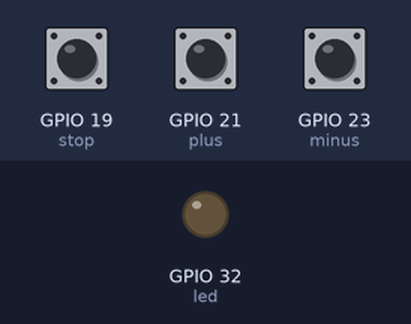
The program below on a simulated ESP32 board running MicroPython. Shown: output pins drawn as LEDs (lit = HIGH). The inputs (shaded band) are chosen by the test bench; at power-on: GPIO 21 (plus) HIGH, GPIO 19 (stop) HIGH, GPIO 23 (minus) HIGH. What the program prints to the serial console is not drawn. At 11.8 s the program stops and its outputs stay as they are.

Above: at 1.2 s.
1.3 s: GPIO 21 (plus) pulled LOW for 0.15 s
At 2.2 s:
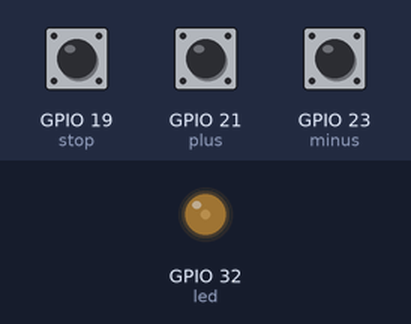
2.9 s: GPIO 21 (plus) pulled LOW for 1 s
At 3.4 s:
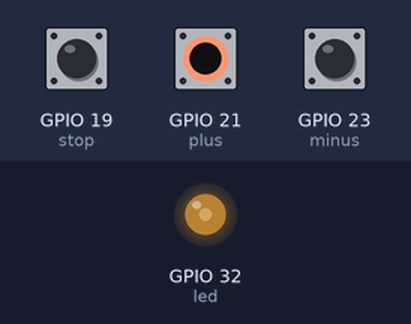
5.4 s: GPIO 21 (plus) pulled LOW for 0.15 s
At 6.5 s:
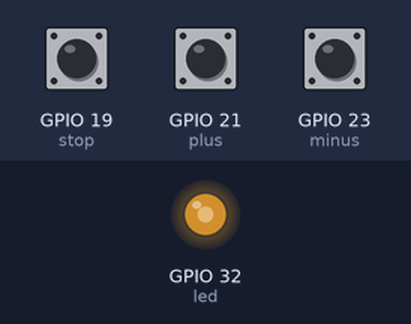
7.0 s: GPIO 21 (plus) pulled LOW for 3.2 s
At 7.8 s:
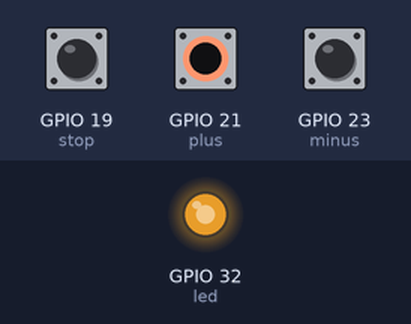
11.7 s: GPIO 19 (stop) pulled LOW for 0.15 s
At 12.5 s:
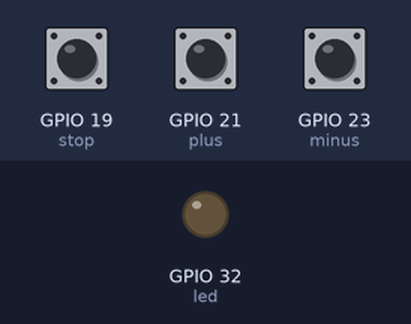
Timing chart, 0 to 13.3 s (numbered marks = the images above; inputs shaded):
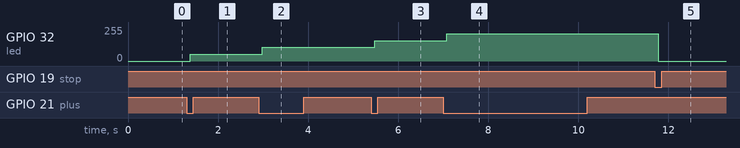

Measured:
- after the input at 1.3 s, GPIO 32 (led): 0/255 → 51/255 after 0.08 s
- after the input at 2.9 s, GPIO 32 (led): 51/255 → 102/255 after 0.08 s
- after the input at 5.4 s, GPIO 32 (led): 102/255 → 153/255 after 0.08 s
- after the input at 7.0 s, GPIO 32 (led): 153/255 → 204/255 after 0.08 s
- after the input at 11.7 s, GPIO 32 (led): 204/255 → 0/255 after 0.08 s

The program:

class_button.py
```python
from machine import Pin , PWM
from time import sleep_ms

class Button():
    def __init__(self,Pinn):
        self.Pin = Pin(Pinn, Pin.IN, Pin.PULL_UP)
        self.prev = False
    def Press(self):
        if not self.Pin.value()  and not self.prev:
            sleep_ms(80)
            if not self.Pin.value():
                self.prev = True
                return True

        elif self.Pin.value() and self.prev:
            sleep_ms(80)
            if self.Pin.value():
                self.prev = False

plus = Button(21)
minus = Button(23)
stop = Button(19)
led = PWM(Pin(32))
led.freq(90)
duty = 0
run = True
while run:
    led.duty(duty)
    if stop.Press():
        duty = 0
        led.duty(duty)
        run = False

    if plus.Press():
        duty += 205
        if duty >= 1023:
            duty = 1023
            print("\033[33mMAX \033[32mduty: 1023\033[0m")
        else:
            print(f"\033[32mvalor duty: {duty}\033[0m")

    if minus.Press():
        duty -= 205
        if duty <= 0:
            duty = 0
            print(f"\033[33mMIN \033[32mduty: 0\033[0m")

        else:
            print(f"\033[32mvalor duty: {duty}\033[0m")
            
```
